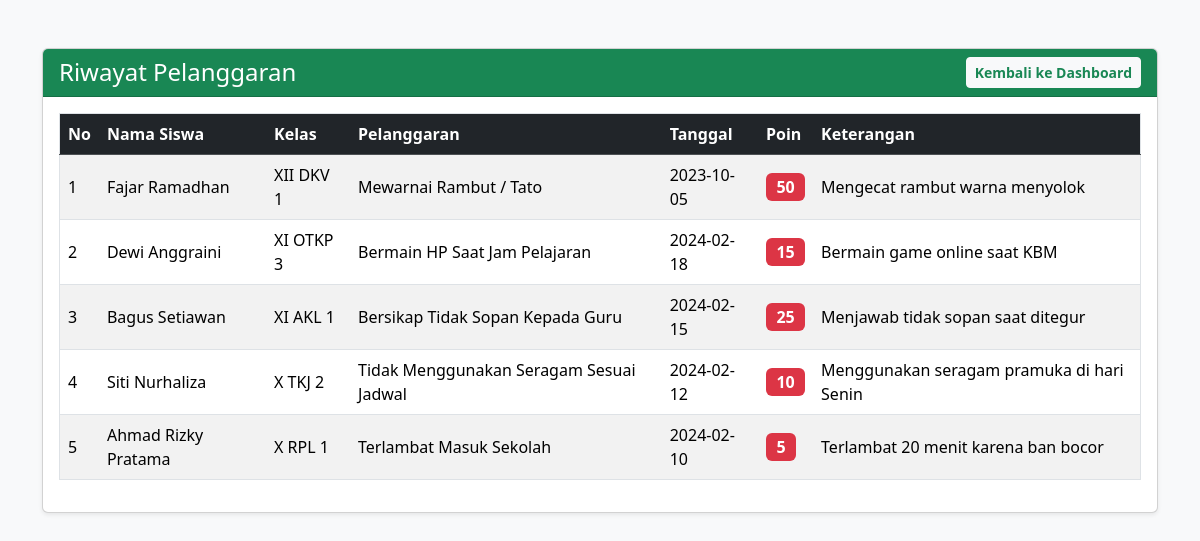
The page /proses/laporan.php on the database its author committed.
### tables this page shows
CREATE TABLE `t_pelanggaran_siswa` (
  `id` int(11) NOT NULL,
  `thn_ajaran_id` int(11) NOT NULL,
  `siswa_id` int(11) NOT NULL,
  `nama_siswa` varchar(150) NOT NULL,
  `kelas_id` int(11) NOT NULL,
  `nama_kelas` varchar(100) NOT NULL,
  `pelanggran_id` int(11) NOT NULL,
  `nama_pelanggan` varchar(150) NOT NULL,
  `pelanggaran_kategori_id` int(11) NOT NULL,
  `guru_id` int(11) NOT NULL,
  `nama_guru` varchar(150) NOT NULL,
  `tanggal` date NOT NULL,
  `keterangan` text NOT NULL,
  `poin` int(11) NOT NULL,
  `tindakan` text NOT NULL,
  `status` varchar(30) NOT NULL,
  `created_at` timestamp NOT NULL DEFAULT current_timestamp(),
  `updated_at` timestamp NOT NULL DEFAULT current_timestamp()
);

### proses/laporan.php (the view, shortened to what this page needs)
<?php
include '../config/koneksi.php';
?>
<!DOCTYPE html>
<html lang="id">
<head>
    <link href="https://cdn.jsdelivr.net/npm/bootstrap@5.3.3/dist/css/bootstrap.min.css" rel="stylesheet">
</head>
<body class="bg-light">
<div class="container my-5">
    <div class="card shadow-sm">
        <div class="card-header bg-success text-white d-flex justify-content-between align-items-center">
            <h4 class="mb-0">Riwayat Pelanggaran</h4>
            <a href="../dashboard.php" class="btn btn-sm btn-light text-success fw-bold">Kembali ke Dashboard</a>
        </div>
        <div class="card-body">
            <div class="table-responsive">
                <table class="table table-striped table-hover align-middle border">
                    <thead class="table-dark">
                        <tr>
                            <th>No</th>
                            <th>Nama Siswa</th>
                            <th>Kelas</th>
                            <th>Pelanggaran</th>
                            <th>Tanggal</th>
                            <th>Poin</th>
                            <th>Keterangan</th>
                        </tr>
                    </thead>
                    <tbody>
                        <?php
                        $no = 1;
                        $query = mysqli_query($koneksi, "SELECT * FROM t_pelanggaran_siswa ORDER BY id DESC");
                        if (!$query) {
                            echo "<tr><td colspan='7' class='text-danger text-center'>Error Query: " . mysqli_error($koneksi) . "</td></tr>";
                        } elseif (mysqli_num_rows($query) > 0) {
                            while ($data = mysqli_fetch_assoc($query)) {
                        ?>
                                <tr>
                                    <td><?= $no++; ?></td>
                                    <td><?= htmlspecialchars($data['nama_siswa'] ?? '-'); ?></td>
                                    <td><?= htmlspecialchars($data['nama_kelas'] ?? '-'); ?></td>
                                    <td><?= htmlspecialchars($data['nama_pelanggan'] ?? '-'); ?></td>
                                    <td><?= htmlspecialchars($data['tanggal'] ?? '-'); ?></td>
                                    <td><span class="badge bg-danger fs-6"><?= htmlspecialchars($data['poin'] ?? '-'); ?></span></td>
                                    <td><?= htmlspecialchars($data['keterangan'] ?? '-'); ?></td>
                                </tr>
                        <?php
                            }
                        } else {
                        ?>
                            <tr>
                                <td colspan="7" class="text-center text-muted py-4">Belum ada data pelanggaran.</td>
                            </tr>
                        <?php } ?>
                    </tbody>
                </table>
            </div>
        </div>
    </div>
</div>
</body>
</html>

### rows shown on the page
t_pelanggaran_siswa: nama_siswa "Fajar Ramadhan", nama_kelas "XII DKV 1", nama_pelanggan "Mewarnai Rambut / Tato", tanggal "2023-10-05", poin "50", keterangan "Mengecat rambut warna menyolok"
t_pelanggaran_siswa: nama_siswa "Dewi Anggraini", nama_kelas "XI OTKP 3", nama_pelanggan "Bermain HP Saat Jam Pelajaran", tanggal "2024-02-18", poin "15", keterangan "Bermain game online saat KBM"
t_pelanggaran_siswa: nama_siswa "Bagus Setiawan", nama_kelas "XI AKL 1", nama_pelanggan "Bersikap Tidak Sopan Kepada Guru", tanggal "2024-02-15", poin "25", keterangan "Menjawab tidak sopan saat ditegur"
t_pelanggaran_siswa: nama_siswa "Siti Nurhaliza", nama_kelas "X TKJ 2", nama_pelanggan "Tidak Menggunakan Seragam Sesuai Jadwal", tanggal "2024-02-12", poin "10", keterangan "Menggunakan seragam pramuka di hari Senin"
t_pelanggaran_siswa: nama_siswa "Ahmad Rizky Pratama", nama_kelas "X RPL 1", nama_pelanggan "Terlambat Masuk Sekolah", tanggal "2024-02-10", poin "5", keterangan "Terlambat 20 menit karena ban bocor"
